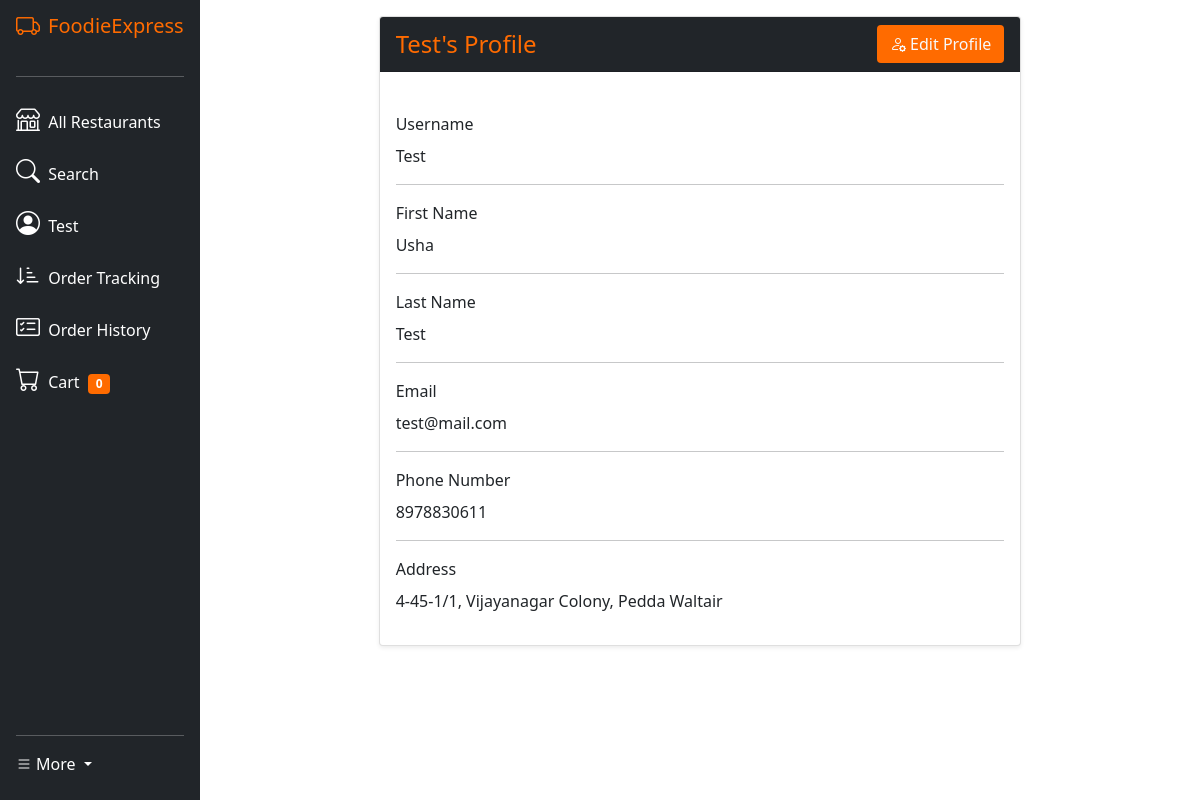
Screenshot of /delivery_profile/ (signed in) with the database file from the repository.
### core/models.py (models this page shows, shortened)
class User(AbstractUser):
    CUSTOMER = 'customer'
    RESTAURANT = 'restaurant'
    DELIVERY_PARTNER = 'delivery_partner'
    USER_TYPE_CHOICES = [
        (CUSTOMER, 'Customer'),
        (RESTAURANT, 'Restaurant'),
        (DELIVERY_PARTNER, 'Delivery Partner'),
    ]
    user_type = models.CharField(max_length=20, choices=USER_TYPE_CHOICES)
    phone_number = models.CharField(max_length=15, unique=True)
    address = models.TextField()
    created_at = models.DateTimeField(auto_now_add=True)
    updated_at = models.DateTimeField(auto_now=True)
    class Meta:
        verbose_name = 'User'
        verbose_name_plural = 'Users'
        ordering = ['-created_at']
        indexes = [
            models.Index(fields=['user_type']),
            models.Index(fields=['phone_number'])
        ]

### core/views.py (the view)
# urls.py: path('delivery_profile/', views.delivery_profile, name='delivery_profile'),
@login_required
def delivery_profile(request):
    return render(request,'core/delivery_profile.html')

### core/templates/core/delivery_profile.html (shortened to what this page needs)
{% extends 'core/layout.html' %}
{% load static %}
{% block body %}
<div class="container-fluid py-3">
    <div class="row justify-content-center">
        <div class="col-md-10 col-lg-8">
            <div class="card shadow-sm">
                <div class="card-header bg-dark text-accent d-flex justify-content-between align-items-center">
                    <h4 class="card-title mb-0">{{user.username}}'s Profile</h4>
                    <button type="button" class="btn btn-accent" id="editButton">
                        <i class="bi bi-person-gear"></i>
                        Edit Profile
                    </button>
                </div>
                <div class="card-body">
                    <div id="profileData">
                        <div class="mb-3">
                            <div class="mb-3">
                                <label class="form-label">Username</label>
                                <p class="profile-text">{{ request.user.username }}</p>
                            </div>
                            <hr>
                            <label class="form-label">First Name</label>
                            <p class="profile-text">{{ request.user.first_name }}</p>
                            <hr>
                        </div>
                        <div class="mb-3">
                            <label class="form-label">Last Name</label>
                            <p class="profile-text">{{ request.user.last_name }}</p>
                            <hr>
                        </div>
                        <div class="mb-3">
                            <label class="form-label">Email</label>
                            <p class="profile-text">{{ request.user.email }}</p>
                            <hr>
                        </div>
                        <div class="mb-3">
                            <label class="form-label">Phone Number</label>
                            <p class="profile-text">{{ request.user.phone_number }}</p>
                            <hr>
                        </div>
                        <div class="mb-3">
                            <label class="form-label">Address</label>
                            <p class="profile-text">{{ request.user.address }}</p>
                        </div>
                    </div>
                </div>
            </div>
        </div>
    </div>
</div>
{% endblock %}

### core/templates/core/layout.html (shortened to what this page needs)
{% load static %}
<!DOCTYPE html>
<html lang="en">
    <head>
        <link href="https://cdn.jsdelivr.net/npm/bootstrap@5.0.2/dist/css/bootstrap.min.css" rel="stylesheet">
        <link href="https://cdn.jsdelivr.net/npm/bootstrap-icons@1.10.0/font/bootstrap-icons.css" rel="stylesheet">
        <link rel="stylesheet" href="https://cdnjs.cloudflare.com/ajax/libs/font-awesome/4.7.0/css/font-awesome.min.css">
        <link href="{% static 'core/styles.css' %}" rel="stylesheet">
    </head>
    <body>
        <div class="sidebar-wrapper">
            <div class="sidebar-content d-flex flex-column align-items-center align-items-sm-start px-3 pt-2 text-white">
                <a href="/" class="d-flex align-items-center pb-3 mb-md-0 me-md-auto text-white text-decoration-none">
                    <i class="bi bi-truck fs-4 me-2 brand-text"></i>
                    <span class="fs-5 d-none d-sm-inline brand-text">FoodieExpress</span>
                </a>
                <hr class="w-100">
                <ul class="nav nav-pills flex-column mb-sm-auto mb-0 align-items-center align-items-sm-start" id="menu">
                    {% if user.is_authenticated %}
                    {% if user.user_type == 'restaurant' %}
                    <li class="nav-item">
                        <a href="{% url 'restaurant_profile' %}" class="nav-link align-middle px-0 text-white">
                            <i class="fs-4 bi bi-shop"></i>
                            <span class="ms-1 d-none d-sm-inline">{{user.username}}</span>
                        </a>
                    </li>
                    <li class="nav-item">
                        <a class="nav-link align-middle px-0 text-white" href="{% url 'restaurant_menu' %}">
                            <i class="fs-4 bi bi-grid-3x3-gap"></i>
                            <span class="ms-1 d-none d-sm-inline">Menu</span>
                        </a>
                    </li>
                    <li class="nav-item">
                        <a class="nav-link align-middle px-0 text-white" href="{% url 'menu_item_add' %}">
                            <i class="fs-4 bi bi-plus-square"></i>
                            <span class="ms-1 d-none d-sm-inline">Add Dish</span>
                        </a>
                    </li>
                    <li class="nav-item">
                        <a class="nav-link align-middle px-0 text-white" href="{% url 'restaurant_dashboard' %}">
                            <i class="fs-4 bi bi-bag"></i>
                            <span class="ms-1 d-none d-sm-inline">Order Dashboard</span>
                        </a>
                    </li>
                    <li class="nav-item">
                        <a href="{% url 'restaurant_order_history' %}" class="nav-link align-middle px-0 text-white">
                            <i class="fs-4 bi bi-card-checklist"></i>
                            <span class="ms-1 d-none d-sm-inline">Order History</span>
                        </a>
                    </li>
                    <li class="nav-item">
                        <a href="{% url 'latest_order_tracking' %}" class="nav-link align-middle px-0 text-white">
                            <i class="fs-4 bi bi-sort-down-alt"></i>
                            <span class="ms-1 d-none d-sm-inline">Order Tracking</span>
                        </a>
                    </li>
                    {% else %}
                        <li class="nav-item">
                            <a href="{% url 'restaurant_list'%}" class="nav-link align-middle px-0 text-white">
                                <i class="fs-4 bi bi-shop"></i>
                                <span class="ms-1 d-none d-sm-inline">All Restaurants</span>
                            </a>
                        </li>
                        <li class="nav-item">
                            <a href="{% url 'search' %}" class="nav-link align-middle px-0 text-white">
                                <i class="fs-4 bi bi-search"></i>
                                <span class="ms-1 d-none d-sm-inline">Search</span>
                            </a>
                        </li>
                        <li class="nav-item">
                            <a href="{% url 'customer_profile' %}" class="nav-link align-middle px-0 text-white">
                                <i class="fs-4 bi bi-person-circle"></i>
                                <span class="ms-1 d-none d-sm-inline">{{user.username}}</span>
                            </a>
                        </li>
                        <li class="nav-item">
                            <a href="{% url 'latest_order_tracking' %}" class="nav-link align-middle px-0 text-white">
                                <i class="fs-4 bi bi-sort-down-alt"></i>
                                <span class="ms-1 d-none d-sm-inline">Order Tracking</span>
                            </a>
                        </li>
                        <li class="nav-item">
                            <a href="{% url 'customer_order_history' %}" class="nav-link align-middle px-0 text-white">
                                <i class="fs-4 bi bi-card-checklist"></i>
                                <span class="ms-1 d-none d-sm-inline">Order History</span>
                            </a>
                        </li>
                        <li class="nav-item">
                            <a href="{% url 'view_cart' %}" class="nav-link align-middle px-0 text-white">
                                    <i class="fs-4 bi bi-cart"></i>
                                    <span class="ms-1 d-none d-sm-inline">Cart &nbsp;<span class="cart-count badge bg-accent">{{ request.session.cart|length|default:0 }}</span></span>
                            </a>
                        </li>
                        {% endif %}
                    {% endif %}
                </ul>
                <hr class="w-100">
                <div class="dropdown pb-4">
                    {% if request.user.is_authenticated %}
                        <a href="#" class="d-flex align-items-center text-white text-decoration-none dropdown-toggle" id="dropdown.user1" data-bs-toggle="dropdown" aria-expanded="false">
                            <i class="bi bi-list"></i>
                            <span class="d-none d-sm-inline mx-1">More</span>
                        </a>
                    {% endif %}
                </div>
            </div>
        </div>
        <div class="main-content-wrapper">
            {% block body %}
            {% endblock %}
        </div>
    </body>
</html>

### core/templates/core/layout.html (style rules this page uses)
:root { --accent-color: #ff6b00; }
body { overflow-x: hidden; }
.bg-accent { background-color: #ff6b00; }
.brand-text { color: var(--accent-color) !important; }
.sidebar-wrapper { position: fixed; left: 0; top: 0; bottom: 0; width: 16.66667%; background-color: #212529; z-index: 1000; }
.sidebar-content { height: 100vh; overflow-y: auto; }
.main-content-wrapper { margin-left: 16.66667%; width: calc(100% - 16.66667%); min-height: 100vh; }

### core/templates/core/delivery_profile.html (style rules this page uses)
.btn-accent { background-color: #ff6b00; color: #f8f9fa; }
.text-accent { color: #ff6b00; }
.bg-accent { background-color: #ff6b00; }

### rows the page displays
User: username "Test", user.username "Test", user.first_name "Usha", user.last_name "Test", user.email "test@mail.com", user.phone_number "8978830611", user.address "4-45-1/1, Vijayanagar Colony, Pedda Waltair"

### other values shown
{{ request.session.cart|length|default:0 }} "0"
